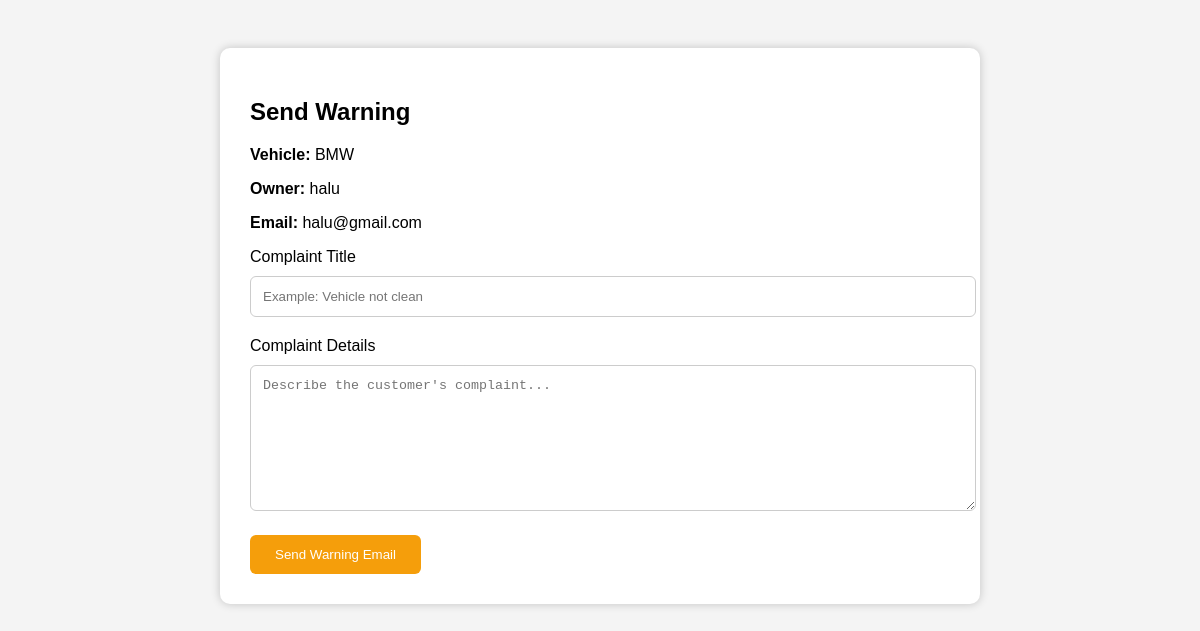
/admin-dashboard/warning/14/, run on the app's committed database.
### user_app/models.py (models this page shows, shortened)
class veh_listing(models.Model):
    owner = models.ForeignKey(
        User,
        on_delete=models.CASCADE,
        null=True,
        blank=True
    )
    number_plate = models.CharField(max_length=20)
    brand = models.CharField(max_length=50)
    year = models.IntegerField()
    veh_type= [
        ('car', 'Car'),
        ('bike', 'Bike'),
        ('auto', 'Auto'),
        ('heavy vehicle', 'Heavy Vehicle'),
        ('other', 'Other'),
    ]
    type = models.CharField(
        max_length=20,
        choices=veh_type,
        default='car'
    )
    rc = models.ImageField(
        upload_to='rc_images/',
        null=True,
        blank=True
    )
    price_per_day = models.DecimalField(max_digits=10, decimal_places=2)
    location = models.CharField(max_length=100)
    pickup_location = models.CharField(max_length=100)
    is_available = models.BooleanField(default=True)
    is_verified = models.BooleanField(default=False)
    fuel_type = [
        ('petrol', 'Petrol'),
        ('diesel', 'Diesel'),
    ]
    TRANSMISSION_TYPES = [
        ('manual', 'Manual'),
        ('automatic', 'Automatic'),
    ]
    fuel = models.CharField(
        max_length=10,
        choices=fuel_type
    )
    trans = models.CharField(
        max_length=10,
        choices=TRANSMISSION_TYPES
    )
    mileage = models.IntegerField(
    null=True,
    blank=True
)
    image1 = models.FileField(upload_to='vehicle_images/', null=True, blank=True)
    image2 = models.FileField(upload_to='vehicle_images/', null=True, blank=True)
    image3 = models.FileField(upload_to='vehicle_images/', null=True, blank=True)
    image4 = models.FileField(upload_to='vehicle_images/', null=True, blank=True)
    img1 = models.FileField(upload_to='verification_images/', null=True, blank=True)
    img2 = models.FileField(upload_to='verification_images/', null=True, blank=True)
    description = models.TextField()

class User(models.Model):
    name = models.CharField(max_length=100,unique=True)
    email = models.EmailField()

### user_app/views.py (the view, shortened to what this page needs)
# urls.py: path("admin-dashboard/warning/<int:vehicle_id>/",views.send_warning,name="send_warning",)
def send_warning(request, vehicle_id):
    vehicle = get_object_or_404(veh_listing, id=vehicle_id)
    return render(request, "warning_form.html", {
        "vehicle": vehicle
    })

### templates/warning_form.html (shortened to what this page needs)
<!DOCTYPE html>
<html>
<head>
</head>
<body>
<div class="card">
<h2>Send Warning</h2>
<p><strong>Vehicle:</strong> {{ vehicle.brand }}</p>
<p><strong>Owner:</strong> {{ vehicle.owner.name }}</p>
<p><strong>Email:</strong> {{ vehicle.owner.email }}</p>
<form method="POST">
    <label>Complaint Title</label>
    <input
        type="text"
        name="title"
        placeholder="Example: Vehicle not clean"
        required>
    <label>Complaint Details</label>
    <textarea
        name="complaint"
        rows="8"
        placeholder="Describe the customer's complaint..."
        required></textarea>
    <button type="submit">
        Send Warning Email
    </button>
</form>
</div>
</body>
</html>

### templates/warning_form.html (style rules this page uses)
body { font-family:Arial,sans-serif; background:#f4f4f4; padding:40px; }
.card { max-width:700px; margin:auto; background:white; padding:30px; border-radius:10px; box-shadow:0 0 10px rgba(0,0,0,.2); }
input,textarea { width:100%; padding:12px; margin-top:10px; margin-bottom:20px; border:1px solid #ccc; border-radius:6px; }
button { background:#f59e0b; color:white; padding:12px 25px; border:none; border-radius:6px; cursor:pointer; }

### data on the page
veh_listing: brand "BMW", owner.name "halu", owner.email "halu@gmail.com"
